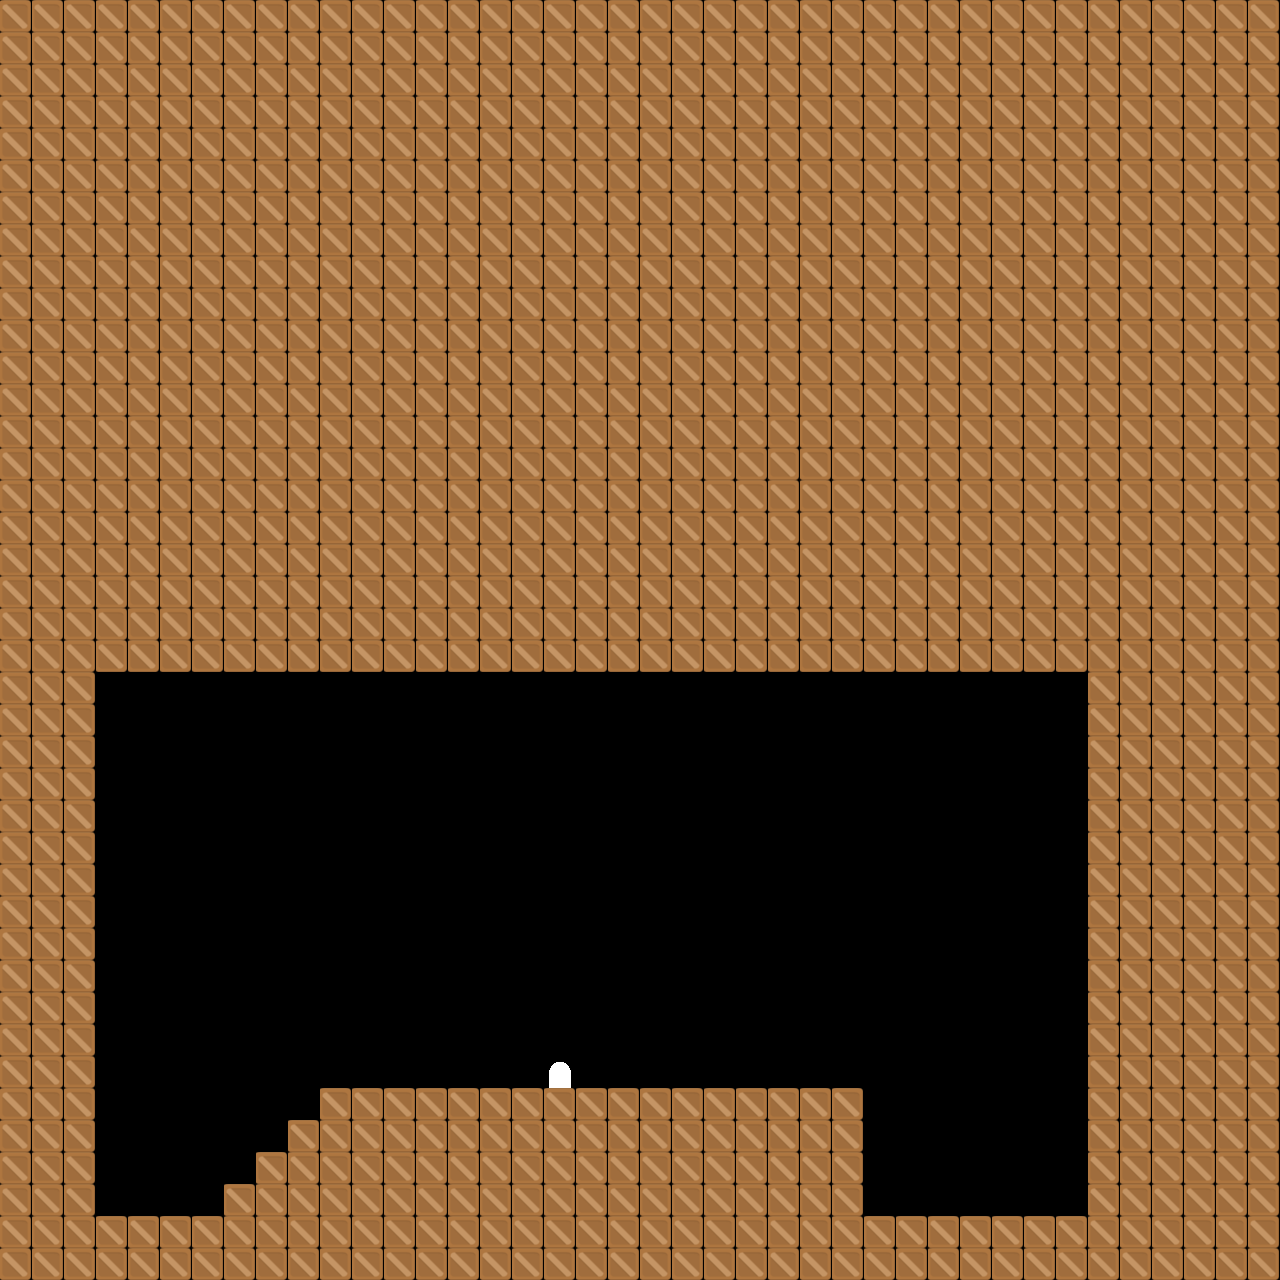

This game map was drawn from its Tiled (.tmx) file and the tilesets committed beside it. A one-line description and the trimmed map source follow:
An orthogonal 40x40 tile map with 32x32 px tiles, 1 tile layer (layer1), 1 hidden layer not drawn, 5 tilesets and 1 object.

<map version="1.0" orientation="orthogonal" renderorder="right-down" width="40" height="40" tilewidth="32" tileheight="32" nextobjectid="21">
 <tileset firstgid="1" name="crate" tilewidth="32" tileheight="32" tilecount="1">
  <properties>
   <property name="type" value="crate" />
  </properties>
  <image source="crate.png" trans="ff00ff" width="32" height="32" />
  <tile id="0">
   <properties>
    <property name="type" value="crate" />
   </properties>
  </tile>
 </tileset>
 <tileset firstgid="2" name="cheese" tilewidth="32" tileheight="32" tilecount="1">
  <image source="cheese.png" trans="ff00ff" width="32" height="32" />
  <tile id="0">
   <properties>
    <property name="type" value="cheese" />
   </properties>
  </tile>
 </tileset>
 <tileset firstgid="3" name="toca" tilewidth="32" tileheight="32" tilecount="1">
  <image source="toca.png" trans="ff00ff" width="32" height="32" />
  <tile id="0">
   <properties>
    <property name="type" value="toca" />
   </properties>
  </tile>
 </tileset>
 <tileset firstgid="4" name="init" tilewidth="32" tileheight="32" tilecount="1">
  <image source="init.png" trans="ff00ff" width="32" height="32" />
  <tile id="0">
   <properties>
    <property name="type" value="start" />
   </properties>
  </tile>
 </tileset>
 <tileset firstgid="5" name="fundo" tilewidth="32" tileheight="32" tilecount="1">
  <image source="fundo.png" trans="ff00ff" width="32" height="32" />
 </tileset>
 <layer name="fundo" width="40" height="40" visible="0">
  <data>[1600 cells, 1600 non-empty, 1 distinct tile ids]</data>
 </layer>
 <layer name="layer1" width="40" height="40">
  <data>[1600 cells, 1149 non-empty, 3 distinct tile ids]</data>
 </layer>
 <objectgroup name="cheeses">
  <object id="20" x="912.5" y="1197.5" />
 </objectgroup>
</map>